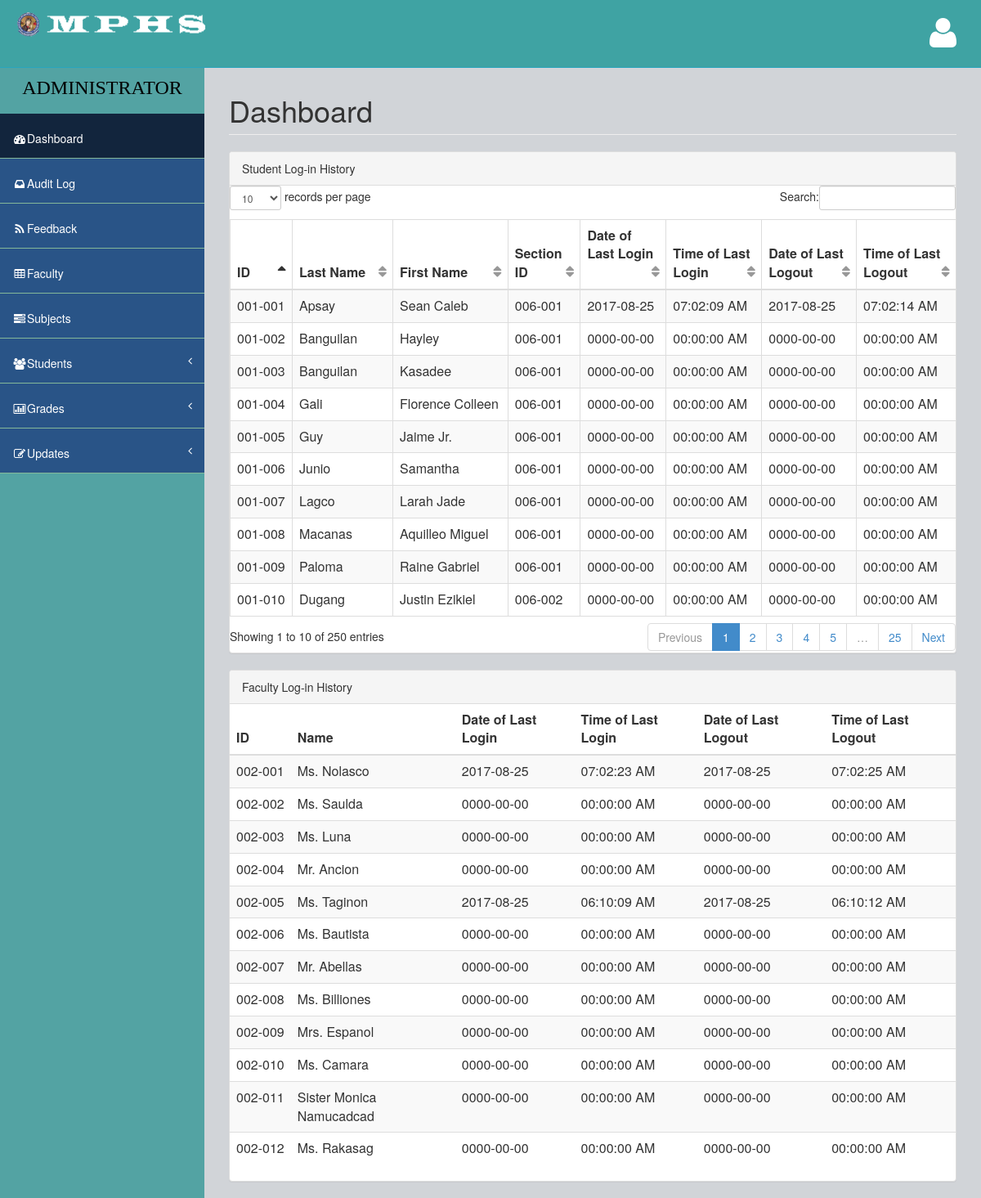
The page /Admin/admin.php (signed in) on the database its author committed.
### tables this page shows
CREATE TABLE `stud_grade_tbl` (
  `sgid` int(3) NOT NULL AUTO_INCREMENT,
  `id` int(3) unsigned zerofill NOT NULL DEFAULT '007',
  `grade_id` int(3) unsigned zerofill NOT NULL,
  `id2` int(3) unsigned zerofill NOT NULL DEFAULT '001',
  `stud_id` int(3) unsigned zerofill NOT NULL,
  `id3` int(3) unsigned zerofill NOT NULL DEFAULT '006',
  `section_id` int(3) unsigned zerofill NOT NULL,
  `last_name` varchar(50) NOT NULL,
  `first_name` varchar(50) NOT NULL,
  `user_name` varchar(50) NOT NULL,
  `user_email` varchar(50) NOT NULL DEFAULT 'student@yahoo.com',
  `user_pass` varchar(50) NOT NULL DEFAULT 'e99a18c428cb38d5f260853678922e03',
  `dec_pass` varchar(50) NOT NULL DEFAULT 'abc123',
  `user_bio` varchar(255) NOT NULL,
  `user_pic` varchar(255) NOT NULL DEFAULT 'user.jpg',
  `date` date NOT NULL,
  `time` time NOT NULL,
  `hr` varchar(2) NOT NULL,
  `date2` date NOT NULL,
  `time2` time NOT NULL,
  `hr2` varchar(2) NOT NULL,
  PRIMARY KEY (`sgid`,`user_name`,`user_email`)
);

CREATE TABLE `faculty_tbl` (
  `fid` int(50) NOT NULL AUTO_INCREMENT,
  `id5` int(3) unsigned zerofill NOT NULL DEFAULT '002',
  `teacher_id` int(3) unsigned zerofill NOT NULL,
  `last_name` varchar(50) NOT NULL,
  `first_name` varchar(50) NOT NULL,
  `id4` int(3) unsigned zerofill NOT NULL DEFAULT '005',
  `subject_id` int(3) unsigned zerofill NOT NULL,
  `id3` int(3) unsigned zerofill NOT NULL DEFAULT '006',
  `section_id` int(3) unsigned zerofill NOT NULL,
  `user_name` varchar(50) NOT NULL,
  `user_email` varchar(50) NOT NULL,
  `user_pass` varchar(50) NOT NULL,
  `dec_pass` varchar(50) NOT NULL,
  `user_pic` varchar(255) NOT NULL DEFAULT 'user.jpg',
  `user_bio` varchar(255) NOT NULL,
  `date` date NOT NULL,
  `time` time NOT NULL,
  `hr` varchar(2) NOT NULL,
  `date2` date NOT NULL,
  `time2` time NOT NULL,
  `hr2` varchar(2) NOT NULL,
  PRIMARY KEY (`fid`,`teacher_id`)
);

### Admin/admin.php (the view, shortened to what this page needs)
<?php
include('check.php');
?>
<!DOCTYPE html>
<html>
<head>
	<?php include('link.php'); ?>
   </head>
<body>
    <div id="wrapper">
        <nav class="navbar navbar-default navbar-fixed-top" role="navigation" id="navbar">
            <div class="navbar-header">
                <a class="navbar-brand" href="admin.php"><img src="../images/ico/android-icon-48x48.png" alt="logo"><img src="../images/logo.png" alt="logo"></a>
            </div>
            <ul class="nav navbar-top-links navbar-right">
                <li class="dropdown">
                    <a class="dropdown-toggle" data-toggle="dropdown" href="#">
                        <i class="fa fa-user fa-3x"></i>
                    </a>
                </li>
            </ul>
        </nav>
        <nav class="navbar-default navbar-static-side" role="navigation">
            <div class="sidebar-collapse">
                <ul class="nav" id="side-menu">
                    <li>
                        <div class="user-section">
						<center>
                            <div class="user-info">
							<font face="Verdana" size="5">
                                <div>ADMINISTRATOR</div>
							</font>
                            </div>
						</center>
                        </div>
                    </li>
                    <li class="selected a">
                        <a href="admin.php"><i class="fa fa-dashboard fa-fw"></i>Dashboard</a>
                    </li>
                    <li>
                        <a href="auditlog.php"><i class="fa fa-inbox fa-fw"></i>Audit Log</a>
                    </li>
                    <li>
                        <a href="feedback.php"><i class="fa fa-rss fa-fw"></i>Feedback</a>
                    </li>
                     <li>
                        <a href="faculty.php"><i class="fa fa-table fa-fw"></i>Faculty</a>
                    </li>
                    <li>
                        <a href="subjects.php"><i class="fa fa-tasks fa-fw"></i>Subjects</a>
                    </li>
                    <li>
                        <a href="#"><i class="fa fa-users fa-fw"></i>Students<span class="fa arrow"></span></a>
                    </li>
                    <li>
                        <a href="#"><i class="fa fa-bar-chart-o fa-fw"></i>Grades<span class="fa arrow"></span></a>
                    </li>
					<li>
					<a href="#"><i class="fa fa-edit fa-fw"></i>Updates<span class="fa arrow"></span></a>
					</li>
                </ul>
            </div>
        </nav>
        <div id="page-wrapper">
            <div class="row">
                <div class="col-lg-12">
                    <h1 class="page-header">Dashboard</h1>
                </div>
            </div>
            <div class="row">
                <div class="col-lg-12">
				<div class="panel panel-default">
				<div class="panel-heading">
					Student Log-in History
                </div>
				<div class="content-loader">
		<table cellspacing="0" width="100%" id="example" class="table table-striped table-hover table-responsive">
        <thead>
        <tr>
		<th>ID</th>
        <th>Last Name</th>
        <th>First Name</th>
		<th>Section ID</th>
        <th>Date of Last Login</th>
        <th>Time of Last Login</th>
		<th>Date of Last Logout</th>
        <th>Time of Last Logout</th>
        </tr>
        </thead>
        <tbody>
		<?php
		$sql = "SELECT * FROM stud_grade_tbl";
		$result = $conn->query($sql);
		if ($result->num_rows > 0) {
			while($row = $result->fetch_assoc())
			{
		?>
			<tr>
			<td><?php echo $row['id2']."-".$row['stud_id']; ?></td>
            <td><?php echo $row['last_name']; ?></td>
            <td><?php echo $row['first_name']; ?></td>
			<td><?php echo $row['id3']."-".$row['section_id']; ?></td>
            <td><?php echo $row['date']; ?></td>
            <td><?php echo $row['time']." ".$row['hr']; ?></td>
			<td><?php echo $row['date2']; ?></td>
            <td><?php echo $row['time2']." ".$row['hr2']; ?></td>
            </tr>
		<?php
			}
		}
		?>
        </tbody>
		</table>
        </div>
		</div>
		<div class="panel panel-default">
				<div class="panel-heading">
					Faculty Log-in History
                </div>
				<div class="content-loader">
		<table cellspacing="0" width="100%" class="table table-striped table-hover table-responsive">
        <thead>
        <tr>
		<th>ID</th>
        <th>Name</th>
        <th>Date of Last Login</th>
        <th>Time of Last Login</th>
		<th>Date of Last Logout</th>
        <th>Time of Last Logout</th>
        </tr>
        </thead>
        <tbody>
		<?php
		$sql = "SELECT * FROM faculty_tbl";
		$result = $conn->query($sql);
		if ($result->num_rows > 0) {
			while($row = $result->fetch_assoc())
			{
		?>
			<tr>
			<td><?php echo $row['id5']."-".$row['teacher_id']; ?></td>
            <td><?php echo $row['first_name']." ".$row['last_name']; ?></td>
            <td><?php echo $row['date']; ?></td>
            <td><?php echo $row['time']." ".$row['hr']; ?></td>
			<td><?php echo $row['date2']; ?></td>
            <td><?php echo $row['time2']." ".$row['hr2']; ?></td>
            </tr>
		<?php
			}
		}
		?>
        </tbody>
		</table>
        </div>
		</div>
		</div>
        </div>
        </div>
</body>
</html>

### Admin/check.php (shortened to what this page needs)
<link href="../css/scroll.css" rel="stylesheet" type="text/css" />

### Admin/link.php (shortened to what this page needs)
<link href="../assets/plugins/bootstrap/bootstrap.css" rel="stylesheet" />
<link href="../assets/font-awesome/css/font-awesome.css" rel="stylesheet" />
<link href="../assets/plugins/pace/pace-theme-big-counter.css" rel="stylesheet" />
<link href="../assets/css/style.css" rel="stylesheet" />
<link href="../assets/css/main-style.css" rel="stylesheet" />
<link href="../assets/plugins/morris/morris-0.4.3.min.css" rel="stylesheet" />
<link href="../assets/plugins/dataTables/dataTables.bootstrap.css" rel="stylesheet" />

### assets/css/style.css (style rules this page uses)
body { background-color: #f8f8f8; }
#wrapper { width: 100%; margin-top: 55px!important; background-color:#53a3a3; }
#page-wrapper { padding: 0 15px; min-height: 568px; background-color:rgb(209, 212, 216); }
.navbar-static-side ul li { background-color:#295487; !important; }
.navbar-top-links li { display: inline-block; }
.navbar-top-links li:last-child { margin-right: 15px; }
.navbar-top-links li a { padding: 20px; min-height: 50px; }
.arrow { float: right; }
.fa.arrow:before { content: "\f104"; }
.selected.a { background-color: #12253d; }
@media (min-width:768px) { .navbar-static-side { z-index: 1; position: absolute; width: 250px; } }
table.dataTable thead .sorting, table.dataTable thead .sorting_asc:after, table.dataTable thead .sorting_desc, table.dataTable thead .sorting_asc_disabled, table.dataTable thead .sorting_desc_disabled { background: transparent; }
table.dataTable thead .sorting_asc:after { content: "\f0de"; float: right; font-family: fontawesome; }
table.dataTable thead .sorting:after { content: "\f0dc"; float: right; font-family: fontawesome; color: rgba(50,50,50,.5); }

### assets/css/main-style.css (style rules this page uses)
.user-info { display: block; color:#000!important; display: inline-block; padding: 15px; margin-bottom: 0px }
.navbar-top-links > li > a { color: #FFFFFF; }
.nav > li > a { padding: 20px 15px; }
#side-menu { background-color:#04B173; }
#side-menu a { color:#fff; border-bottom: 1px solid #84B899 !important; height: 55px; }
.selected { background-color:rgb(83, 163, 163); }
#navbar { background-color:rgb(63, 163, 163); }
.navbar-brand { padding-left:20px; }
.navbar-brand img { height:30px; }
.navbar-default { border-color: #27A6BE; }
@media (min-width:768px) { #page-wrapper { position: inherit; margin: 0 0 0 250px; padding: 0 30px; min-height: 1000px; } }

### Admin/link.php (style rules this page uses)
.user-section { font-size:22px; background-color:rgb(83, 163, 163); }

### rows shown on the page
stud_grade_tbl: id2 "001", stud "001", last_name "Apsay", first_name "Sean Caleb", id3 "006", section "001", date "2017-08-25", time "07:02:09", hr "AM", date2 "2017-08-25", time2 "07:02:14", hr2 "AM"
stud_grade_tbl: id2 "001", stud "002", last_name "Banguilan", first_name "Hayley", id3 "006", section "001", date "0000-00-00", time "00:00:00", hr "AM", date2 "0000-00-00", time2 "00:00:00", hr2 "AM"
stud_grade_tbl: id2 "001", stud "003", last_name "Banguilan", first_name "Kasadee", id3 "006", section "001", date "0000-00-00", time "00:00:00", hr "AM", date2 "0000-00-00", time2 "00:00:00", hr2 "AM"
stud_grade_tbl: id2 "001", stud "004", last_name "Gali", first_name "Florence Colleen", id3 "006", section "001", date "0000-00-00", time "00:00:00", hr "AM", date2 "0000-00-00", time2 "00:00:00", hr2 "AM"
stud_grade_tbl: id2 "001", stud "005", last_name "Guy", first_name "Jaime Jr.", id3 "006", section "001", date "0000-00-00", time "00:00:00", hr "AM", date2 "0000-00-00", time2 "00:00:00", hr2 "AM"
stud_grade_tbl: id2 "001", stud "006", last_name "Junio", first_name "Samantha", id3 "006", section "001", date "0000-00-00", time "00:00:00", hr "AM", date2 "0000-00-00", time2 "00:00:00", hr2 "AM"
stud_grade_tbl: id2 "001", stud "007", last_name "Lagco", first_name "Larah Jade", id3 "006", section "001", date "0000-00-00", time "00:00:00", hr "AM", date2 "0000-00-00", time2 "00:00:00", hr2 "AM"
stud_grade_tbl: id2 "001", stud "008", last_name "Macanas", first_name "Aquilleo Miguel", id3 "006", section "001", date "0000-00-00", time "00:00:00", hr "AM", date2 "0000-00-00", time2 "00:00:00", hr2 "AM"
stud_grade_tbl: id2 "001", stud "009", last_name "Paloma", first_name "Raine Gabriel", id3 "006", section "001", date "0000-00-00", time "00:00:00", hr "AM", date2 "0000-00-00", time2 "00:00:00", hr2 "AM"
stud_grade_tbl: id2 "001", stud "010", last_name "Dugang", first_name "Justin Ezikiel", id3 "006", section "002", date "0000-00-00", time "00:00:00", hr "AM", date2 "0000-00-00", time2 "00:00:00", hr2 "AM"
faculty_tbl: id5 "002", teacher "001", first_name "Ms.", last_name "Nolasco", date "2017-08-25", time "07:02:23", hr "AM", date2 "2017-08-25", time2 "07:02:25", hr2 "AM"
faculty_tbl: id5 "002", teacher "002", first_name "Ms.", last_name "Saulda", date "0000-00-00", time "00:00:00", hr "AM", date2 "0000-00-00", time2 "00:00:00", hr2 "AM"
faculty_tbl: id5 "002", teacher "003", first_name "Ms.", last_name "Luna", date "0000-00-00", time "00:00:00", hr "AM", date2 "0000-00-00", time2 "00:00:00", hr2 "AM"
faculty_tbl: id5 "002", teacher "004", first_name "Mr.", last_name "Ancion", date "0000-00-00", time "00:00:00", hr "AM", date2 "0000-00-00", time2 "00:00:00", hr2 "AM"
faculty_tbl: id5 "002", teacher "005", first_name "Ms.", last_name "Taginon", date "2017-08-25", time "06:10:09", hr "AM", date2 "2017-08-25", time2 "06:10:12", hr2 "AM"
faculty_tbl: id5 "002", teacher "006", first_name "Ms.", last_name "Bautista", date "0000-00-00", time "00:00:00", hr "AM", date2 "0000-00-00", time2 "00:00:00", hr2 "AM"
faculty_tbl: id5 "002", teacher "007", first_name "Mr.", last_name "Abellas", date "0000-00-00", time "00:00:00", hr "AM", date2 "0000-00-00", time2 "00:00:00", hr2 "AM"
faculty_tbl: id5 "002", teacher "008", first_name "Ms.", last_name "Billiones", date "0000-00-00", time "00:00:00", hr "AM", date2 "0000-00-00", time2 "00:00:00", hr2 "AM"
faculty_tbl: id5 "002", teacher "009", first_name "Mrs.", last_name "Espanol", date "0000-00-00", time "00:00:00", hr "AM", date2 "0000-00-00", time2 "00:00:00", hr2 "AM"
faculty_tbl: id5 "002", teacher "010", first_name "Ms.", last_name "Camara", date "0000-00-00", time "00:00:00", hr "AM", date2 "0000-00-00", time2 "00:00:00", hr2 "AM"
faculty_tbl: id5 "002", teacher "011", first_name "Sister Monica", last_name "Namucadcad", date "0000-00-00", time "00:00:00", hr "AM", date2 "0000-00-00", time2 "00:00:00", hr2 "AM"
faculty_tbl: id5 "002", teacher "012", first_name "Ms.", last_name "Rakasag", date "0000-00-00", time "00:00:00", hr "AM", date2 "0000-00-00", time2 "00:00:00", hr2 "AM"
